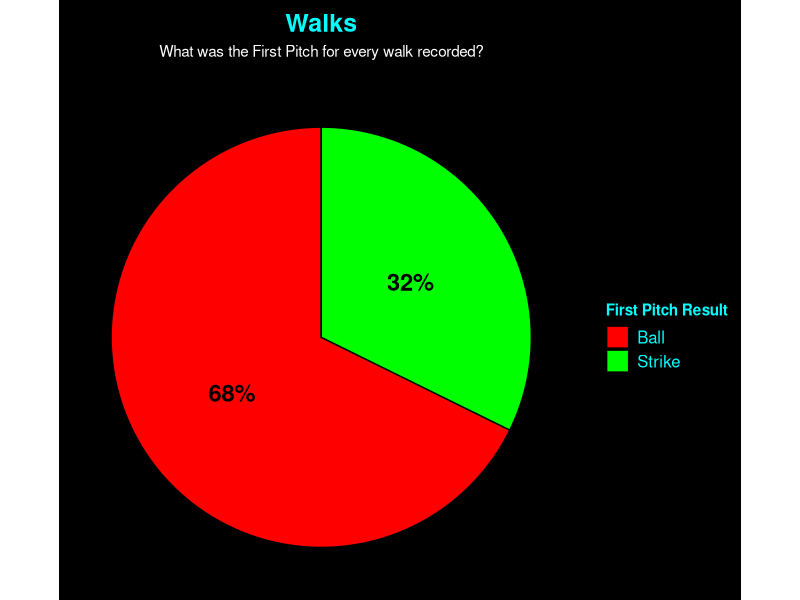

This figure's R source:
## ---- chunk 1
#| echo: false
#| warning: false
#| dev-args: { "bg": "black" }
library(tidyverse)

# 1. Load the Data (Using the file we fixed in the last step)
data <- read_csv("fps_analysis_2024.csv")

# 2. Prepare the Data: Filter for HITS only
pie_data <- data |> 
  filter(is_walk == TRUE) |>              # Keep only rows where a Hit occurred
  filter(first_pitch_result %in% c("Strike", "Ball")) |> # Remove "Other"
  count(first_pitch_result) |>           # Count how many were Strikes vs Balls
  mutate(
    percentage = n / sum(n),             # Calculate %
    label_text = scales::percent(percentage, accuracy = 1) # Make "55%" label
  )

# 3. Create the Pie Chart
ggplot(pie_data, aes(x = "", y = n, fill = first_pitch_result)) +
  
  # Create the Bar (which becomes a Pie in the next step)
  geom_bar(stat = "identity", width = 1, color = "black") +
  
  # Turn the Bar into a Pie
  coord_polar("y", start = 0) +
  
  # COLORS: Green for Strike, Red for Ball
  scale_fill_manual(values = c("Strike" = "#00ff00", 
                               "Ball" = "#ff0000")) +
  
  # Add the Percentages inside the slices
  geom_text(aes(label = label_text), 
            position = position_stack(vjust = 0.5), 
            color = "black", # Black text inside the bright colors is easier to read
            fontface = "bold", size = 6) +
  
  # LABELS
  labs(
    title = "Walks",
    subtitle = "What was the First Pitch for every walk recorded?",
    fill = "First Pitch Result", # Legend Title
    x = NULL, y = NULL
  ) +
  
 # ... (rest of your ggplot code above) ...

  theme_void() + 
  theme(
    # 1. REMOVE THE WHITE EDGES (Margins)
    plot.margin = margin(0, 0, 0, 0, "cm"),
    
    # 2. Ensure the background fills everything with NO borders
    plot.background = element_rect(fill = "black", color = NA), 
    panel.background = element_rect(fill = "black", color = NA),
    
    # 3. Text Styling (Same as before)
    plot.title = element_text(color = "#00ffff", face = "bold", size = 18, hjust = 0.5, margin = margin(t=10, b=5)),
    plot.subtitle = element_text(color = "white", hjust = 0.5, margin = margin(b=10)),
    
    # 4. Legend Styling
    legend.text = element_text(color = "#00ffff", size = 12),
    legend.title = element_text(color = "#00ffff", face = "bold"),
    legend.position = "right",
    legend.box.margin = margin(10, 10, 10, 10) # Gives the legend a little breathing room
  )
